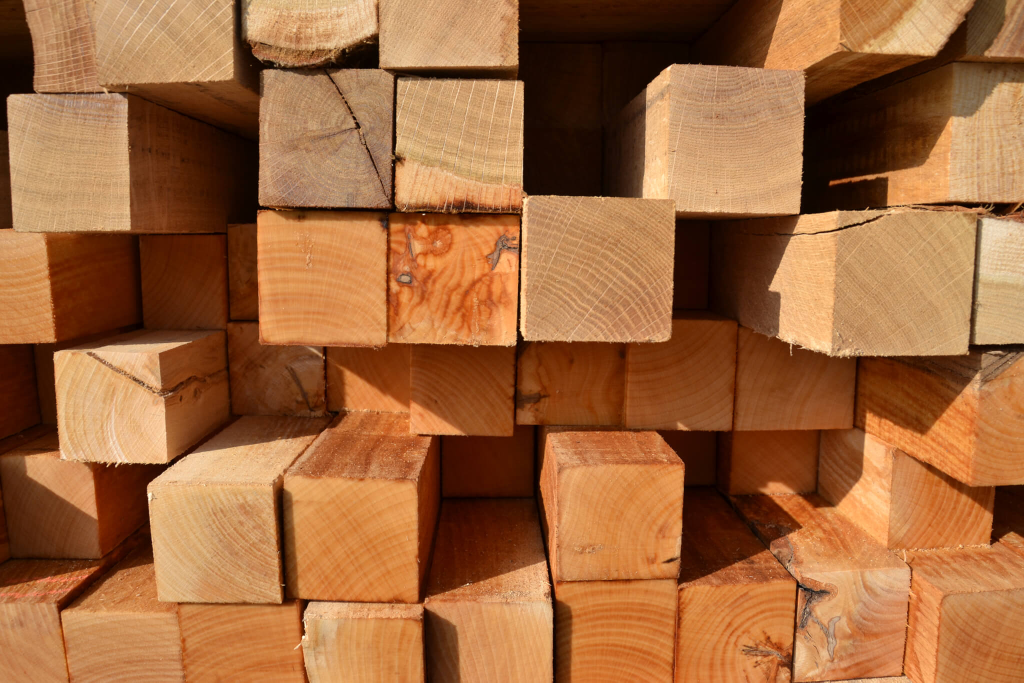
#> input picture Intelligence_artificielle/Exploiter_les_methodes_d_IA_dans_des_projets/Projet_1_Vision_par_ordinateur/2_Image_processing_with_open_cv/Images/bois.png, 2048 x 1365 px (shown at 1/2 size)
$ jupyter execute Brief_Vision_2.ipynb
#> lines starting #> are read from the running program, lines starting #| are printed output that depends on the picture; after the words box and inside, x2 and y2 are one past the last pixel; in counts of white or black regions, pixels touching at a corner belong together
# Image processing : filtering, thresholding, and object counting with opencv

An introduction to the opencv library

## Simple Operations

[cell 1]
# import the opencv library

import cv2
import matplotlib.pyplot as plt
import numpy as np

print(cv2.__version__)

# read the image 'bois' (with imread)

img = cv2.imread('Images/bois.png')
#> img is the input picture: shape (1365, 2048, 3); mean B, G, R 60.9, 103.3, 159.6

# show image

img = cv2.cvtColor(img, cv2.COLOR_BGR2RGB)
plt.imshow(img)

[cell 2]
# show the size of the image

print(f"Largeur : {img.shape[1]}\nHauteur : {img.shape[0]}")
#| Largeur : 2048
#| Hauteur : 1365

[cell 3]
# the image has three colors R,G,B. display the values of the three colors for the pixel x = 150, and y = 100

img[100, 150]
#> Out = [155, 102, 62]

[cell 4]
# Crop a part of the image (select a small part from the coordinates)
cropped = img[100:200, 150:300]

plt.imshow(cropped)

[cell 5]
# resize the image to 200x200 pixels

resized = cv2.resize(img, (200, 200), interpolation = cv2.INTER_AREA)

# show resized

plt.imshow(resized)

[cell 6]
# resize without affecting the image

resized = cv2.resize(img[0:1365, 0:1365], (200, 200))
plt.imshow(resized)

[cell 7]
# rotate an image -45
M = cv2.getRotationMatrix2D((img.shape[1]/2,img.shape[0]/2),-45,1)
rotate_45 = cv2.warpAffine(img,M,(img.shape[1],img.shape[0]))
plt.imshow(rotate_45)

# Draw on the picture

[cell 8]
# draw a rectangle
rectangle = img.copy()
cv2.rectangle(rectangle, (1000,700),(10,10),(0,255,0),3)
#> rectangle: shape (1365, 2048, 3); mean R, G, B 158.7, 104.2, 60.5
plt.imshow(rectangle)

[cell 9]
# draw a circle
circle = img.copy()
cv2.circle(circle,(1000,700), 63, (0,0,255), -1)
#> circle: shape (1365, 2048, 3); mean R, G, B 159, 103, 61.9
plt.imshow(circle)

# Image filtering

* Blur
* Gaussian blur
* Median blur
* Sharpening
* Bilateral blur
* Bilateral filtering

[cell 10]
# load and display the "wood" image

img = cv2.imread('Images/bois.png')
img = cv2.cvtColor(img, cv2.COLOR_BGR2RGB)
plt.imshow(img)

[cell 11]
# Use the "cv2.filter2D" method with a kernel of size 2

kernel = np.ones((2, 2), np.float32)/4

blur = cv2.filter2D(img, -1, kernel)

plt.imshow(blur)

[cell 12]
# Apply blur with a kernel size of 5x5

kernel = np.ones((5, 5), np.float32)/25

blur = cv2.filter2D(img, -1, kernel)

plt.imshow(blur)

[cell 13]
# gaussian blur

blur = cv2.GaussianBlur(img,(5,5),0)
plt.imshow(blur)

[cell 14]
# median blur

blur = cv2.medianBlur(img,5)
plt.imshow(blur)

[cell 15]
# sharpening

kernel = np.array([[0, -1, 0],
                   [-1, 5,-1],
                   [0, -1, 0]])
image_sharp = cv2.filter2D(src=img, ddepth=-1, kernel=kernel)

plt.imshow(image_sharp)

[cell 16]
# bilateral filtering

blur = cv2.bilateralFilter(img,9,75,75)
plt.imshow(blur)

# Image threshold

Using the image "sudoku" apply:
* Binary Thresholding
* Otsu thresholding
* Adaptive thresholding

[cell 17]
# Loading sudoku

img = cv2.imread('Images/sudoku.jpg')
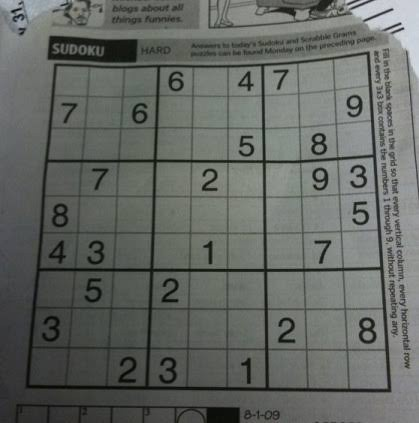
#> input picture Intelligence_artificielle/Exploiter_les_methodes_d_IA_dans_des_projets/Projet_1_Vision_par_ordinateur/2_Image_processing_with_open_cv/Images/sudoku.jpg, 419 x 423 px
#> img is the input picture: shape (423, 419, 3); mean B, G, R 99.1, 103.3, 99.8

# show image
img = cv2.cvtColor(img, cv2.COLOR_BGR2RGB)
plt.imshow(img)

[cell 18]
# apply a binary threshold of 127

thresh, img_thresh = cv2.threshold(img, 127, 255, cv2.THRESH_BINARY)

plt.imshow(img_thresh)

[cell 19]
# apply a binary threshold of 30

thresh, img_thresh = cv2.threshold(img, 30, 255, cv2.THRESH_BINARY)

plt.imshow(img_thresh)

[cell 20]
# apply a binary threshold of 240

thresh, img_thresh = cv2.threshold(img, 240, 255, cv2.THRESH_BINARY)
#> img_thresh: shape (423, 419, 3); every value is 0

plt.imshow(img_thresh)

[cell 21]
# apply "Otsu" thresholding

gray = cv2.cvtColor(img, cv2.COLOR_RGB2GRAY)

thresh, img_thresh = cv2.threshold(gray, 0, 255, cv2.THRESH_BINARY+cv2.THRESH_OTSU)
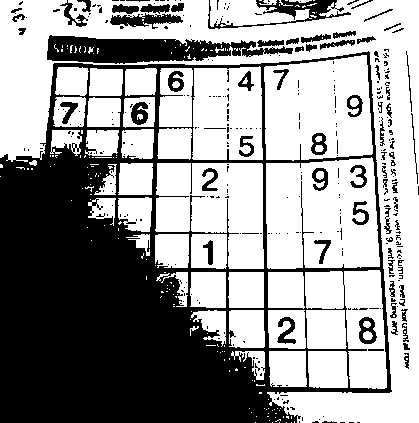
#> img_thresh: shape (423, 419); 59.4% white; 327 black regions (257 under 20 px), largest, box (x1, y1, x2, y2) and area: (0, 51, 392, 423) 58829, (47, 35, 293, 64) 4248, (208, 0, 351, 29) 1119
#> thresh = 96

plt.imshow(img_thresh)

[cell 22]
# appliquer "Seuil adaptatif"
gray = cv2.cvtColor(img, cv2.COLOR_RGB2GRAY)

img_thresh = cv2.adaptiveThreshold(gray,255,cv2.ADAPTIVE_THRESH_GAUSSIAN_C, cv2.THRESH_BINARY,11,2)
#> img_thresh: shape (423, 419); 75.5% white; black in thin lines or dots

plt.imshow(img_thresh)

# Edge detection

* Sobel
* Canny

[cell 23]
# use the sobel method to detect the edges
# You can use other images of your choice

img = cv2.imread('Images/Image_02.png')
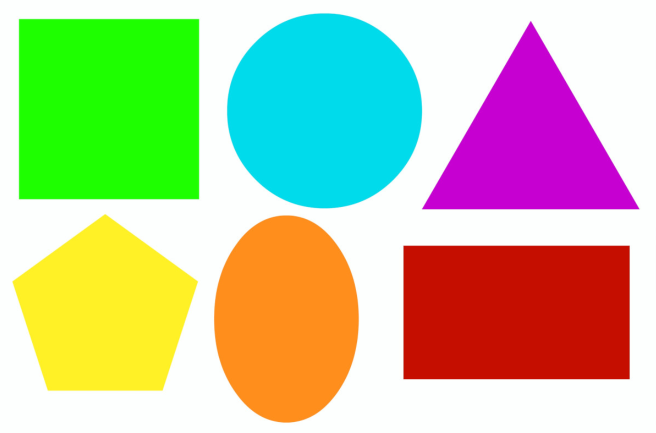
#> input picture Intelligence_artificielle/Exploiter_les_methodes_d_IA_dans_des_projets/Projet_1_Vision_par_ordinateur/2_Image_processing_with_open_cv/Images/image_02.png, 1311 x 865 px, found by its file name (shown at 1/2 size)
#> img is the input picture: shape (865, 1311, 3); mean B, G, R 156.5, 196.5, 191.1
img = cv2.cvtColor(img, cv2.COLOR_BGR2GRAY)
#> img: shape (865, 1311)


sobelx = cv2.Sobel(img,-1,1,0,ksize=5)
sobely = cv2.Sobel(img,-1,0,1,ksize=5)


plt.subplot(2,2,1),plt.imshow(img,cmap = 'gray')
plt.title('Original'), plt.xticks([]), plt.yticks([])
plt.subplot(2,2,3),plt.imshow(sobelx,cmap = 'gray')
plt.title('Sobel X'), plt.xticks([]), plt.yticks([])
plt.subplot(2,2,4),plt.imshow(sobely,cmap = 'gray')
plt.title('Sobel Y'), plt.xticks([]), plt.yticks([])
plt.subplot(2,2,2),plt.imshow(sobely+sobelx,cmap = 'gray')
plt.title('Sobel X + Y'), plt.xticks([]), plt.yticks([])

[cell 24]
# Canny

img = cv2.imread('Images/sudoku.jpg')

edges = cv2.Canny(img, 150, 200)
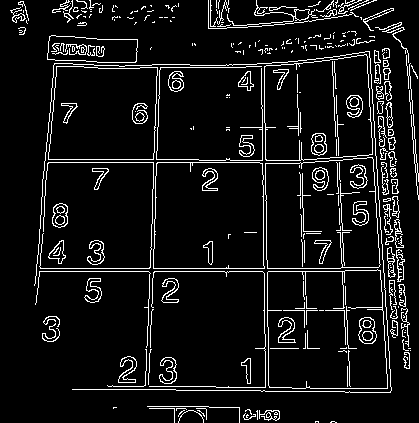
#> edges: shape (423, 419); 8% white in thin lines or dots

plt.subplot(121),plt.imshow(img,cmap = 'gray')
plt.title('Original Image'), plt.xticks([]), plt.yticks([])
plt.subplot(122),plt.imshow(edges,cmap = 'gray')
plt.title('Edge Image'), plt.xticks([]), plt.yticks([])
#> figure, not shown here; B, G, R data is drawn as R, G, B

# Edge detection

[cell 25]
# load image 02
# do a search on the internet to detect the contours of the objects in image_02

img= cv2.imread("Images/image_02.png")
gray = cv2.cvtColor(img,cv2.COLOR_BGR2GRAY)
_,edge = cv2.threshold(gray,240,256,cv2.THRESH_BINARY_INV)
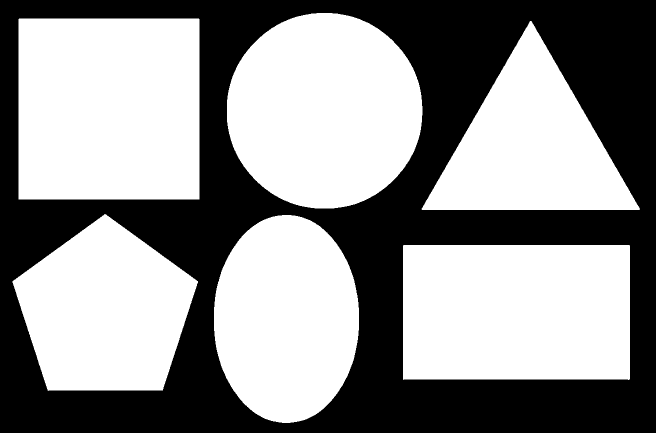
#> edge: shape (865, 1311) (shown at 1/2 size); 56.7% white; 1 black region

contours,_ = cv2.findContours(edge,cv2.RETR_EXTERNAL, cv2.CHAIN_APPROX_SIMPLE)
#> contours = 6 contours; box (x1, y1, x2, y2) and area: (37, 37, 399, 399) 130320, (806, 490, 1260, 760) 121406, (454, 26, 845, 417) 120078, (428, 430, 718, 846) 94696, (25, 428, 396, 782) 90227, (843, 42, 1280, 420) 82868

gray = cv2.drawContours(img, contours,-1,(255,0,0),5)
#> gray: shape (865, 1311, 3)

plt.imshow(gray)

# Counting objects

[cell 26]
# Counting objects

len(contours)
#> Out = 6

# Challenge
Count the number of objects in image 03 with the previous code.
- What do you notice?
- Use the Watershed algorithm to detect and separate the connected objects.

** TODO **
- Find out how to count the blobs.
- Color/label the blobs
- Find the diameter of the blobs

Go to see
- https://towardsdatascience.com/image-processing-with-python-blob-detection-using-scikit-image-5df9a8380ade
- https://scikit-image.org/docs/0.19.x/auto_examples/segmentation/plot_watershed.html

## Find out how to count the blobs

[cell 27]
img = cv2.imread("Images/image_03.jpg")
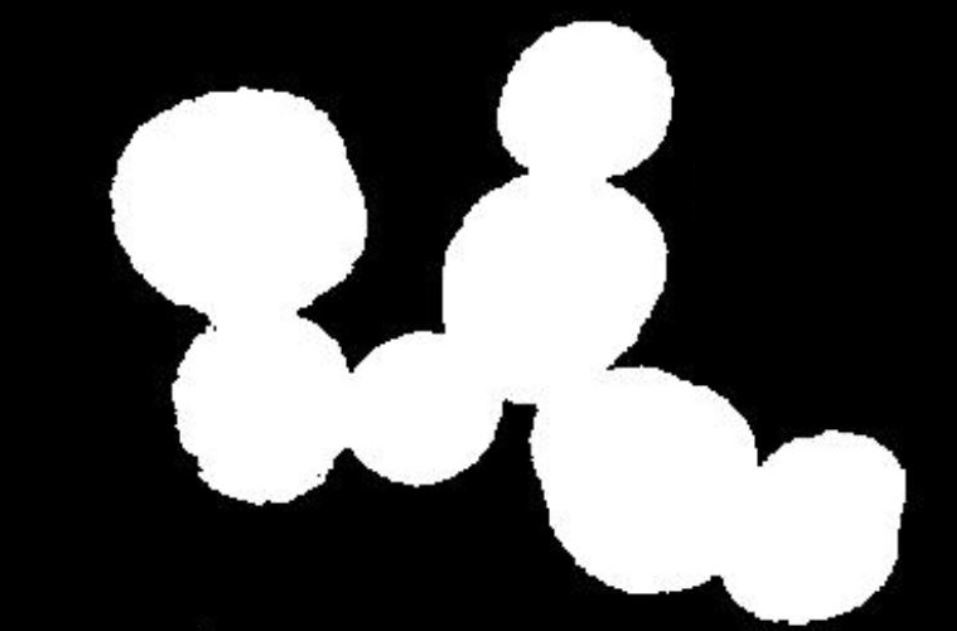
#> input picture Intelligence_artificielle/Exploiter_les_methodes_d_IA_dans_des_projets/Projet_1_Vision_par_ordinateur/2_Image_processing_with_open_cv/Images/image_03.jpg, 957 x 631 px
#> img is the input picture: shape (631, 957, 3); min 0, max 255, mean 92.8

plt.imshow(img)

[cell 28]
img = cv2.imread("Images/image_03.jpg")

gray = cv2.cvtColor(img, cv2.COLOR_BGR2GRAY)
#> gray: shape (631, 957)

_, thresh = cv2.threshold(gray, 128, 255, cv2.THRESH_BINARY)
#> thresh: shape (631, 957); 36.4% white; 1 white region

contours,_ = cv2.findContours(thresh, cv2.RETR_EXTERNAL, cv2.CHAIN_APPROX_SIMPLE)
#> contours = 1 contour; box (x1, y1, x2, y2) and area: (109, 21, 906, 625) 218098

img_contour = cv2.drawContours(img, contours, -1, (255,0,0), 5)

plt.imshow(img_contour)

[cell 29]
kernel = np.ones((3,3),np.uint8)
opening = cv2.morphologyEx(thresh,cv2.MORPH_OPEN,kernel, iterations = 2)
#> opening: shape (631, 957); 36.4% white; 1 white region, box (x1, y1, x2, y2) and area: (110, 22, 906, 625) 219650

# sure background area
sure_bg = cv2.dilate(opening,kernel,iterations=3)
#> sure_bg: shape (631, 957); 38.5% white; 1 white region, box (x1, y1, x2, y2) and area: (107, 19, 909, 628) 232749

# Finding sure foreground area
dist_transform = cv2.distanceTransform(opening,cv2.DIST_L2,5)
_, sure_fg = cv2.threshold(dist_transform, 0.55*dist_transform.max(),255,0)
#> sure_fg: shape (631, 957) float32; 5.8% white; 7 white regions, largest, box (x1, y1, x2, y2) and area: (174, 151, 306, 271) 10756, (593, 429, 721, 532) 8536, (504, 226, 605, 345) 8042

# Finding unknown region
sure_fg = np.uint8(sure_fg)

unknown = cv2.subtract(sure_bg,sure_fg)
#> unknown: shape (631, 957); 32.7% white; 1 white region

# Marker labelling
_, markers = cv2.connectedComponents(sure_fg)
#> markers: shape (631, 957) int32; 8 distinct labels, from 0 to 7

# Add one to all labels so that sure background is not 0, but 1
markers = markers+1
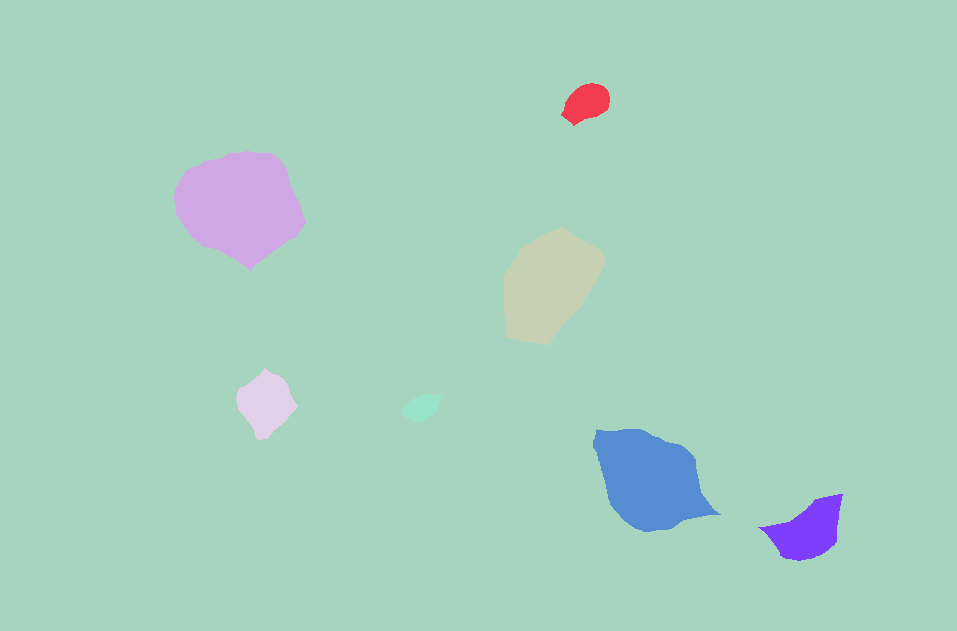
#> markers: shape (631, 957) int32; 8 distinct labels, from 1 to 8; one colour per label, 0 black

# Now, mark the region of unknown with zero
markers[unknown==255] = 0
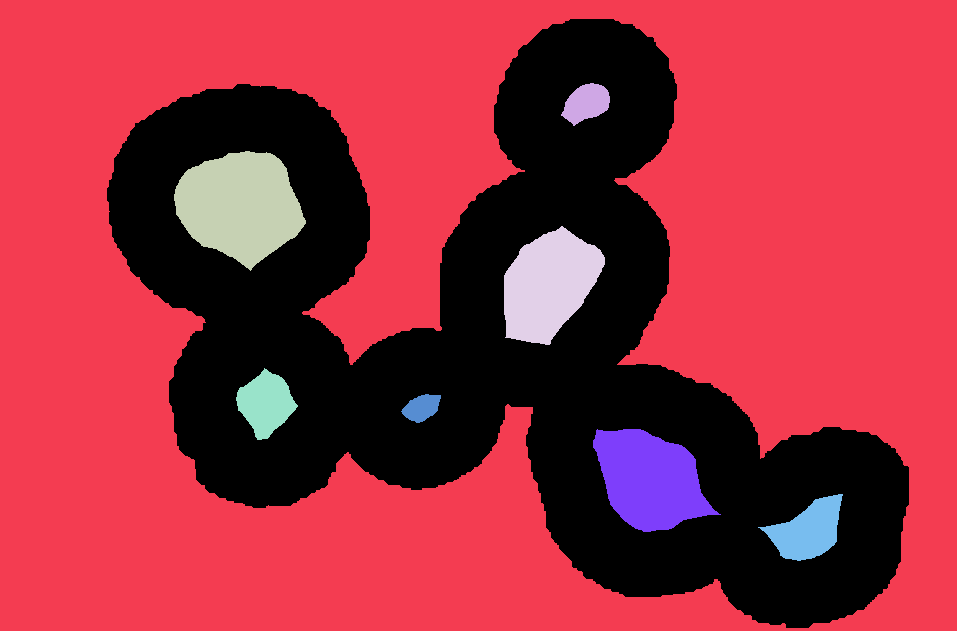
#> markers: shape (631, 957) int32; 9 distinct labels, from 0 to 8; one colour per label, 0 black

# Perform the watershed algorithm
markers = cv2.watershed(img, markers)
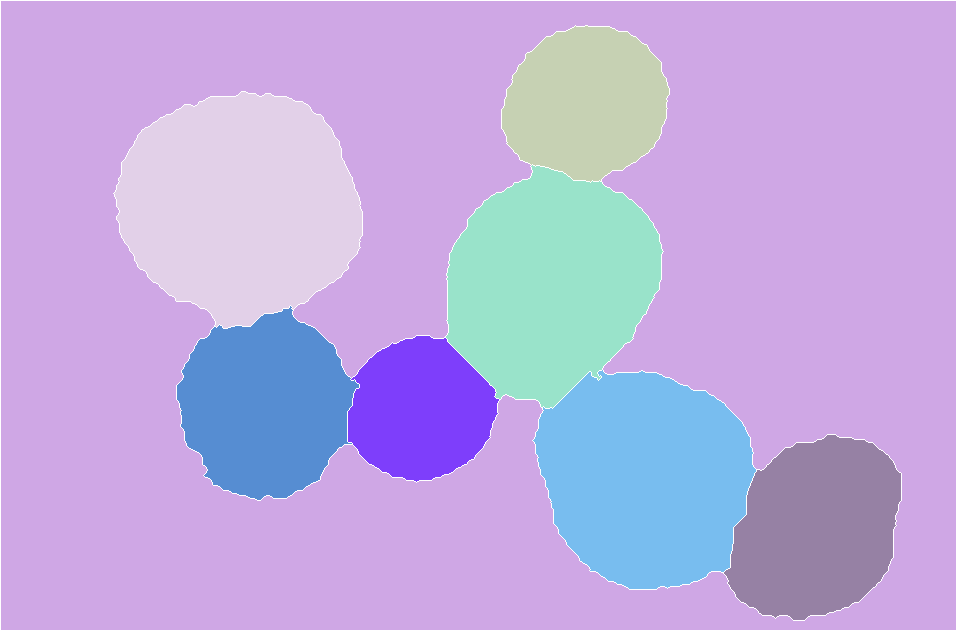
#> markers: shape (631, 957) int32; 9 distinct labels, from -1 to 8; one colour per label, 0 black, -1 white

# Color the regions
img[markers == -1] = [255,0,0]
#> img: shape (631, 957, 3); mean B, G, R 98.6, 85.6, 85.6

plt.figure(figsize = (15, 15))

plt.subplot(221),plt.imshow(sure_bg, cmap = 'gray')
plt.title('sure_bg'), plt.xticks([]), plt.yticks([])

plt.subplot(222),plt.imshow(sure_fg, cmap = 'gray')
plt.title('Sure_fg'), plt.xticks([]), plt.yticks([])

plt.subplot(223),plt.imshow(unknown, cmap = 'gray')
plt.title('Unknown'), plt.xticks([]), plt.yticks([])

plt.subplot(224),plt.imshow(img, cmap = 'gray')
plt.title('Result'), plt.xticks([]), plt.yticks([])

plt.tight_layout()
#> figure, not shown here; B, G, R data is drawn as R, G, B

[cell 30]
gray = cv2.cvtColor(img, cv2.COLOR_BGR2GRAY)
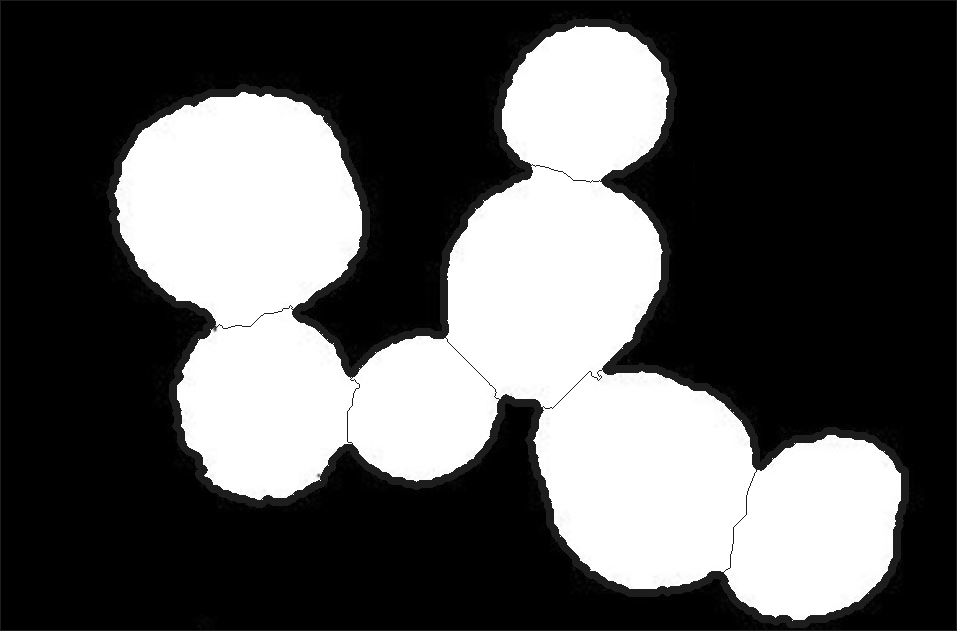
#> gray: shape (631, 957); min 0, max 255, mean 87.1

_, thresh = cv2.threshold(gray, 128, 255, cv2.THRESH_BINARY)

contours,_ = cv2.findContours(thresh, cv2.RETR_TREE, cv2.CHAIN_APPROX_SIMPLE)
#> contours = 218 contours, 211 with area under 20; largest, box (x1, y1, x2, y2) and area: (114, 26, 901, 621) 201574, (346, 410, 349, 443) 62, (745, 494, 748, 516) 40, (732, 526, 735, 545) 34, (729, 553, 732, 569) 28, (572, 179, 587, 182) 26, (263, 312, 275, 315) 20

gray = cv2.drawContours(img, contours,-1,(255,0,0),5)

gray = cv2.cvtColor(img, cv2.COLOR_BGR2GRAY)

_, thresh = cv2.threshold(gray, 128, 255, cv2.THRESH_BINARY)

contours,_ = cv2.findContours(thresh, cv2.RETR_TREE, cv2.CHAIN_APPROX_SIMPLE)
#> contours = 7 contours; box (x1, y1, x2, y2) and area: (119, 96, 358, 324) 40073, (451, 170, 659, 404) 34182, (538, 375, 752, 585) 33886, (181, 313, 354, 496) 22284, (729, 439, 897, 616) 22008, (506, 30, 665, 177) 17584, (352, 340, 494, 478) 14312

cv2.drawContours(img, contours,-1,(255,0,0),5)

print(f"Il y a {len(contours)} contours.")
#| Il y a 7 contours.

plt.imshow(img)

---

## Color/label the blobs

[cell 31]
import numpy as np
import matplotlib.pyplot as plt
from scipy import ndimage as ndi

from skimage.segmentation import watershed
from skimage.feature import peak_local_max


img = cv2.imread("Images/image_03.jpg")

gray = cv2.cvtColor(img, cv2.COLOR_BGR2GRAY)

_, image = cv2.threshold(gray, 82, 256, cv2.THRESH_BINARY)


# Now we want to separate the two objects in image
# Generate the markers as local maxima of the distance to the background
distance = ndi.distance_transform_edt(image)
coords = peak_local_max(distance, footprint=np.ones((15, 15)), labels=image)
#> coords = [[204, 242], [483, 652], [277, 551], [402, 266], [534, 811], [101, 587], [409, 418]]
mask = np.zeros(distance.shape, dtype=bool)
mask[tuple(coords.T)] = True
markers, _ = ndi.label(mask)
labels = watershed(-distance, markers, mask=image)

fig, axes = plt.subplots(ncols=3, figsize=(9, 3), sharex=True, sharey=True)
ax = axes.ravel()

ax[0].imshow(image, cmap=plt.cm.gray)
ax[0].set_title('Overlapping objects')
ax[1].imshow(-distance, cmap=plt.cm.gray)
ax[1].set_title('Distances')
ax[2].imshow(labels, cmap=plt.cm.nipy_spectral)
ax[2].set_title('Separated objects')

for a in ax:
    a.set_axis_off()

fig.tight_layout()
plt.show()

---

## Find the diameter of the blobs

[cell 32]
from skimage import measure

props = measure.regionprops(labels, intensity_image=image)
#> props = 7 regions; box (x1, y1, x2, y2) and area: (109, 86, 368, 328) 47290, (528, 365, 758, 594) 39971, (442, 174, 669, 405) 39477, (722, 429, 906, 626) 27243, (171, 316, 349, 506) 27060, (497, 21, 675, 178) 22302, (349, 331, 505, 488) 18346

plt.imshow(labels, cmap=plt.cm.nipy_spectral)
plt.title('Separated objects')

for prop in props:
    diameter = prop.equivalent_diameter
    print(f"Le blob numéro {prop.label} a un diamètre de {round(diameter, 2)} pixels")
    y, x = prop.centroid
    plt.text(x, y, f"{prop.label}", ha="center", va="center", color=(0,0,0))
#> this loop made 7 passes
#> (diameter, y, x) on passes 1 to 7: (168.5, 101.5, 585.5), (245.4, 204.6, 239.6), (224.2, 281.9, 551.1), (185.6, 407.3, 262.9), (152.8, 409.7, 420.2), (225.6, 477.6, 643.3), (186.2, 527.9, 817.1)
#| Le blob numéro 1 a un diamètre de 168.51 pixels
#| Le blob numéro 2 a un diamètre de 245.38 pixels
#| Le blob numéro 3 a un diamètre de 224.2 pixels
#| Le blob numéro 4 a un diamètre de 185.62 pixels
#| Le blob numéro 5 a un diamètre de 152.84 pixels
#| Le blob numéro 6 a un diamètre de 225.59 pixels
#| Le blob numéro 7 a un diamètre de 186.24 pixels
